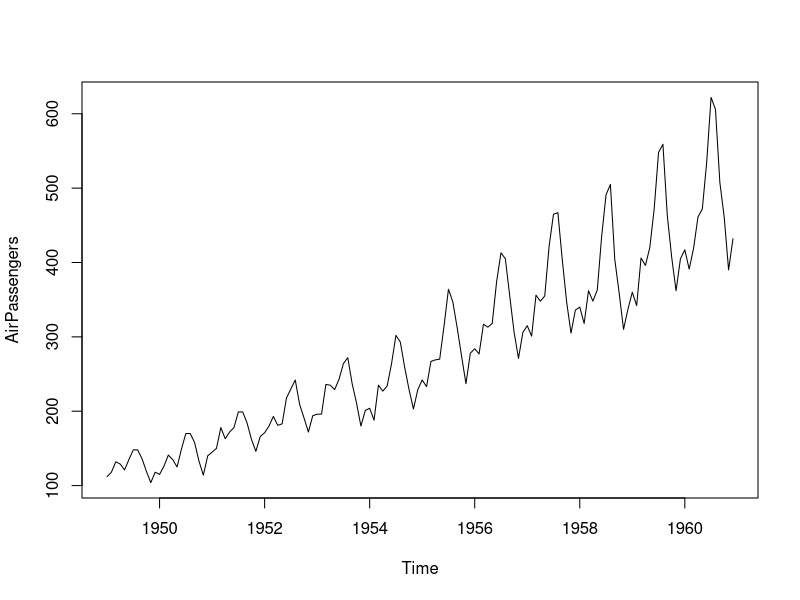
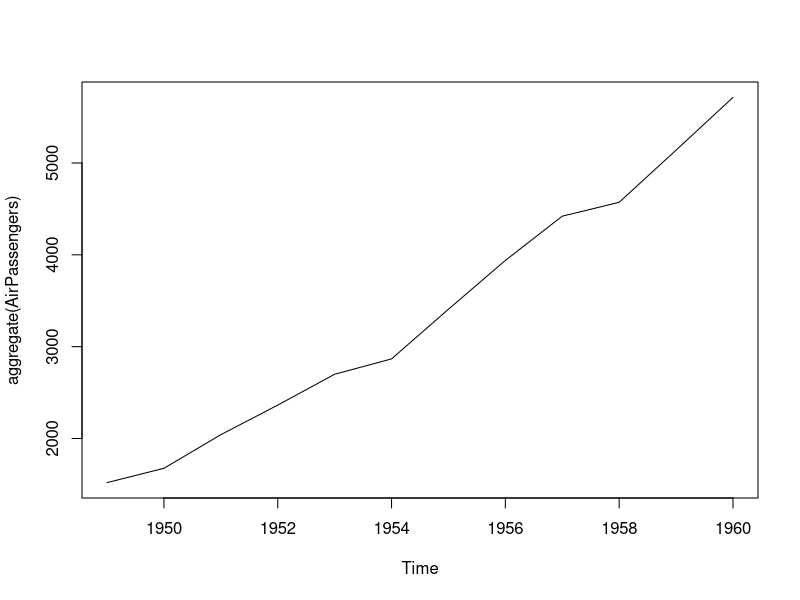
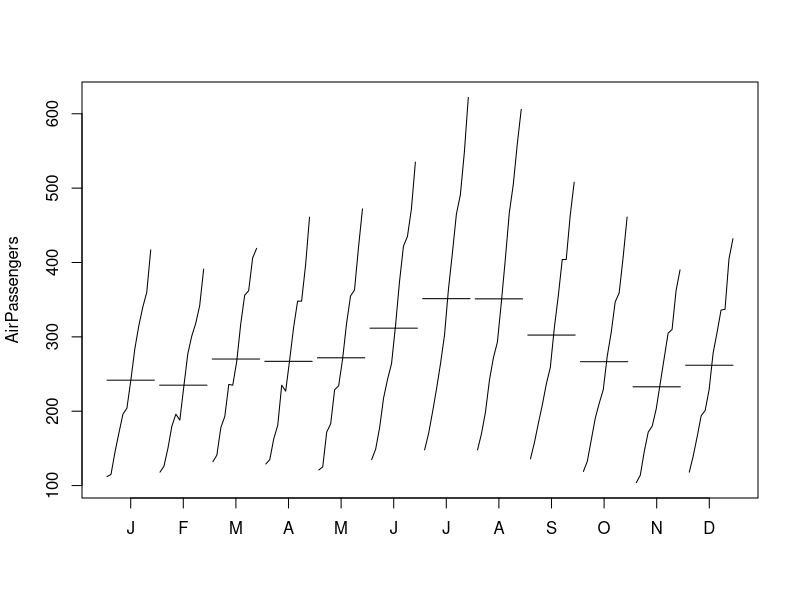
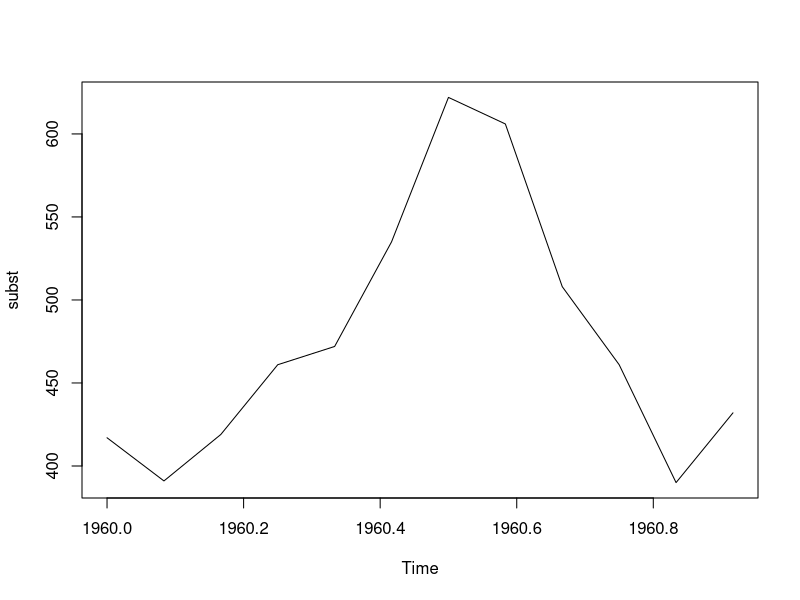

Here is the R script that generated these plots, in order:
AirPassengers
start(AirPassengers)
end(AirPassengers)

plot(AirPassengers)

plot(aggregate(AirPassengers))

monthplot(AirPassengers)

subst = window(AirPassengers, start=c(1960,1), end=c(1960,12))
plot(subst)
